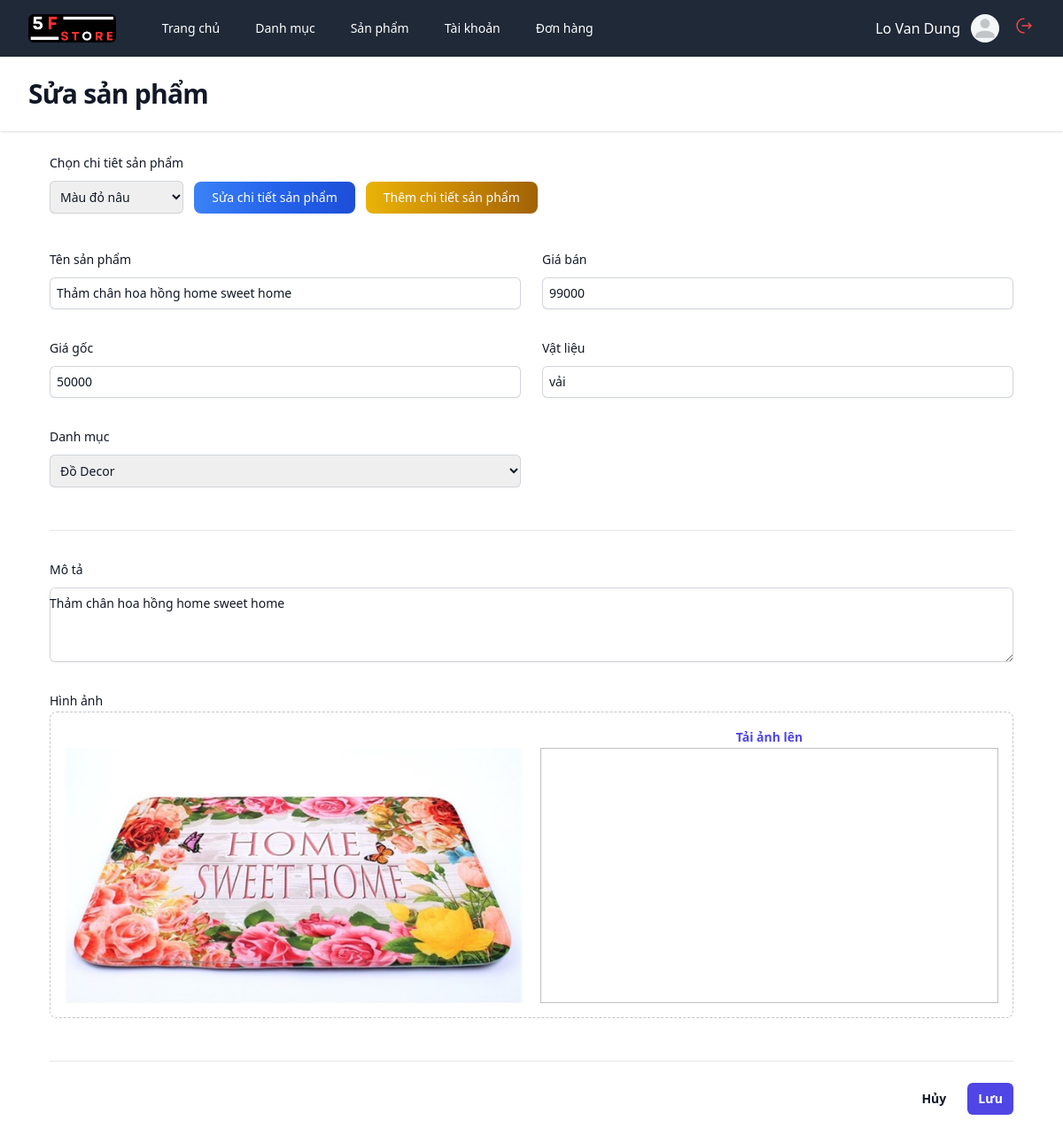
The app's page /admin?act=edit-product&id=25 (signed in) with its own data.
### tables this page shows
CREATE TABLE `products` (
  `id` int(10) NOT NULL,
  `name_product` varchar(200) NOT NULL,
  `description` text NOT NULL,
  `price` float NOT NULL,
  `origin_price` int(11) NOT NULL,
  `thumbnail` varchar(200) NOT NULL,
  `material` varchar(200) NOT NULL,
  `sold` int(11) NOT NULL DEFAULT 0,
  `created_at` varchar(200) NOT NULL,
  `id_category` int(10) NOT NULL,
  `is_deleted` tinyint(1) NOT NULL DEFAULT 0
);

CREATE TABLE `categories` (
  `id` int(10) NOT NULL,
  `name_category` varchar(200) NOT NULL,
  `image` varchar(200) NOT NULL,
  `is_deleted` tinyint(1) NOT NULL DEFAULT 0
);

### core.php (called while the page is built, shortened)
<?php
function viewAdmin($view, $values = [])
{
    return include("../views/admin/$view.php");
}
class Req
{
    public function __construct(
        Categories $categoriesService,
        Products $productsService,
        Users $usersService,
        Vouchers $vouchersService,
        CartsDetail $cartsService,
        Bills $billsService,
        ProductsBill $productsBillService,
        ProductDetail $productsDetailService,
        Images $imagesService,
        Reviews $reviewsService
    ) {
        $this->categoriesService = $categoriesService;
        $this->productsService = $productsService;
        $this->productsDetailService = $productsDetailService;
    }
}

### controllers/admin/ProductsController.php (called while the page is built, shortened)
<?php
function controller_edit_products(Req $req)
{
    $error = '';
    $id = $_GET['id'];
    $categories = $req->categoriesService->getAll();
    $product = $req->productsService->findOne($id);
    $productsDetail = $req->productsDetailService->getAllProduct($id);
    return viewAdmin("editProduct", [
        'product' => $product,
        'categories' => $categories,
        'productsDetail' => $productsDetail,
        'error' => $error
    ]);
}

### admin/index.php (called while the page is built, shortened)
<?php
function bootstrap()
{
    include("./routes.php");
    include("../database/service.php");
    include("../models/categories.php");
    include("../models/products.php");
    include("../models/users.php");
    include("../models/vouchers.php");
    include("../models/cartsDetail.php");
    include("../models/bills.php");
    include("../models/productsBill.php");
    include("../models/productsDetail.php");
    include("../models/images.php");
    include("../models/reviews.php");
    $role = $_SESSION["user"]["role"];
    $req = new Req(
        $categories,
        $products,
        $users,
        $vouchers,
        $cartsDetail,
        $bills,
        $productsBill,
        $productsDetail,
        $images,
        $reviews,
    );
    if (!isset($_GET['act'])) $act = check_path('');
    else $act = check_path($_GET['act']);
    foreach ($routes as $route) {
        if ($act == $route['path'] && $role >= 1 && $role <= 2) {
            return $route['view']($req);
        }
    }
}
bootstrap();

### database/service.php (called while the page is built, shortened)
<?php
include("database.php");
class ServicePdo
{
    protected $pdo;
    protected $dbName;
    public function __construct($nameDB)
    {
        $this->dbName = $nameDB;
        $this->pdo = connect();
    }
    public function findOne($id)
    {
        try {
            $dbName = $this->dbName;
            $sql = "SELECT * FROM $dbName WHERE ID = $id";
            return $this->pdo->query($sql)->fetch();
        } catch (\Throwable $th) {
            return $th;
        }
    }
}

### models/productsDetail.php (called while the page is built, shortened)
<?php
class ProductDetail extends ServicePdo
{
    public function getAllProduct($idProduct)
    {
        $dbName = $this->dbName;
        $sql = "SELECT * FROM $dbName WHERE ID_PRODUCT = $idProduct";
        return $this->pdo->query($sql)->fetchAll();
    }
}

### database/database.php (called while the page is built)
<?php
function connect()
{
    try {
        $connect =  new PDO("mysql:host=localhost; dbname=project", "root", "123456789");
        $connect->setAttribute(PDO::ATTR_ERRMODE, PDO::ERRMODE_EXCEPTION);
        return $connect;
    } catch (PDOException $e) {
        echo $e->getMessage();
        throw $e;
    }
}

### models/categories.php (called while the page is built, shortened)
<?php
class Categories extends ServicePdo
{
    public function getAll($is_deleted = false)
    {
        $dbName = $this->dbName;
        $sql = "SELECT * FROM $dbName WHERE IS_DELETED = '$is_deleted'";
        return $this->pdo->query($sql)->fetchAll();
    }
}

### views/admin/editProduct.php (the view, shortened to what this page needs)
<!DOCTYPE html>
<html lang="en">
<head>
    <script src="https://cdn.tailwindcss.com"></script>
    <link rel="stylesheet" href="/asset/css/style.css">
</head>
<body>
    <div class="min-h-full">
        <?php include('partials/header.php') ?>
        <header class="bg-white shadow">
            <div class="mx-auto max-w-7xl px-4 py-6 sm:px-6 lg:px-8">
                <h1 class="text-3xl font-bold tracking-tight text-gray-900">Sửa sản phẩm</h1>
            </div>
        </header>
        <main>
            <div class="mx-auto px-4 max-w-6xl py-6 sm:px-6 lg:px-8">
                <div class="flex items-end gap-3">
                    <div class="">
                        <label for="country" class="block text-sm font-medium leading-6 text-gray-900">Chọn chi tiêt sản
                            phẩm</label>
                        <div class="mt-2">
                            <select name="id-detail"
                                class="pl-2 block w-full rounded-md border-0 py-2 text-gray-900 shadow-sm ring-1 ring-inset ring-gray-300 focus:ring-2 focus:ring-inset focus:ring-indigo-600 sm:text-sm sm:leading-6">
                                <?php
                                foreach ($productsDetail as $productDetail) {
                                    extract($productDetail)
                                        ?>
                                    <option value="<?= $id ?>">
                                        <?= $color ?>
                                    </option>
                                    <?php
                                }
                                ?>
                            </select>
                        </div>
                    </div>
                    <a id="edit-detail"
                        href="?act=edit-detail-product&id=<?= $productsDetail[0]['id'] ?>&id-pro=<?= $product['id'] ?>"
                        class="text-white bg-gradient-to-r from-blue-500 via-blue-600 to-blue-700 hover:bg-gradient-to-br focus:ring-4 focus:outline-none focus:ring-blue-300 font-medium rounded-lg text-sm px-5 py-2 text-center">Sửa
                        chi tiết sản phẩm</a>
                    <a href="?act=add-detail-product&id=<?= $product['id'] ?>"
                        class="text-white bg-gradient-to-r from-yellow-500 via-yellow-600 to-yellow-700 hover:bg-gradient-to-br focus:ring-4 focus:outline-none focus:ring-yellow-300 font-medium rounded-lg text-sm px-5 py-2 text-center">Thêm
                        chi tiết sản phẩm</a>
                </div>
                <form action="" method="POST" enctype="multipart/form-data">
                    <div class="space-y-12">
                        <div class="border-b border-gray-900/10 pb-12">
                            <div class="mt-10 grid grid-cols-1 gap-x-6 gap-y-8 sm:grid-cols-6">
                                <div class="col-span-6 border-b border-gray-900/10 pb-12">
                                    <div class="grid grid-cols-1 gap-x-6 gap-y-8 sm:grid-cols-6">
                                        <div class="sm:col-span-3">
                                            <label class="block text-sm font-medium leading-6 text-gray-900">Tên sản
                                                phẩm</label>
                                            <div class="mt-2">
                                                <input value="<?= $product['name_product'] ?>" required type="text"
                                                    name="name-product"
                                                    class="block w-full rounded-md border-0 py-1.5 text-gray-900 shadow-sm ring-1 ring-inset ring-gray-300 placeholder:text-gray-400 focus:ring-2 focus:ring-inset focus:ring-indigo-600 sm:text-sm sm:leading-6 pl-2">
                                            </div>
                                        </div>
                                        <div class="sm:col-span-3">
                                            <label class="block text-sm font-medium leading-6 text-gray-900">Giá
                                                bán</label>
                                            <div class="mt-2">
                                                <input value="<?= $product['price'] ?>" required type="number"
                                                    name="price"
                                                    class="block w-full rounded-md border-0 py-1.5 text-gray-900 shadow-sm ring-1 ring-inset ring-gray-300 placeholder:text-gray-400 focus:ring-2 focus:ring-inset focus:ring-indigo-600 sm:text-sm sm:leading-6 pl-2">
                                            </div>
                                        </div>
                                        <div class="sm:col-span-3">
                                            <label class="block text-sm font-medium leading-6 text-gray-900">Giá
                                                gốc</label>
                                            <div class="mt-2">
                                                <input value="<?= $product['origin_price'] ?>" required type="number"
                                                    name="origin-price"
                                                    class="block w-full rounded-md border-0 py-1.5 text-gray-900 shadow-sm ring-1 ring-inset ring-gray-300 placeholder:text-gray-400 focus:ring-2 focus:ring-inset focus:ring-indigo-600 sm:text-sm sm:leading-6 pl-2">
                                            </div>
                                        </div>
                                        <div class="sm:col-span-3">
                                            <label class="block text-sm font-medium leading-6 text-gray-900">Vật
                                                liệu</label>
                                            <div class="mt-2">
                                                <input value="<?= $product['material'] ?>" required type="text"
                                                    name="material"
                                                    class="block w-full rounded-md border-0 py-1.5 text-gray-900 shadow-sm ring-1 ring-inset ring-gray-300 placeholder:text-gray-400 focus:ring-2 focus:ring-inset focus:ring-indigo-600 sm:text-sm sm:leading-6 pl-2">
                                            </div>
                                        </div>
                                        <div class="sm:col-span-3">
                                            <label for="country"
                                                class="block text-sm font-medium leading-6 text-gray-900">Danh
                                                mục</label>
                                            <div class="mt-2">
                                                <select required name="id-category"
                                                    class="pl-2 block w-full rounded-md border-0 py-2 text-gray-900 shadow-sm ring-1 ring-inset ring-gray-300 focus:ring-2 focus:ring-inset focus:ring-indigo-600 sm:text-sm sm:leading-6">
                                                    <?php
                                                    foreach ($categories as $category) {
                                                        extract($category)
                                                            ?>
                                                        <option <?= $product['id_category'] == $id ? 'selected' : '' ?>
                                                            value="<?= $id ?>">
                                                            <?= $name_category ?>
                                                        </option>
                                                        <?php
                                                    }
                                                    ?>
                                                </select>
                                            </div>
                                        </div>
                                    </div>
                                </div>
                                <div class="col-span-full">
                                    <label for="about" class="block text-sm font-medium leading-6 text-gray-900">Mô
                                        tả</label>
                                    <div class="mt-2">
                                        <textarea required id="about" name="description" rows="3"
                                            class="block w-full rounded-md border-0 py-1.5 text-gray-900 shadow-sm ring-1 ring-inset ring-gray-300 placeholder:text-gray-400 focus:ring-2 focus:ring-inset focus:ring-indigo-600 sm:text-sm sm:leading-6"><?= $product['description'] ?></textarea>
                                    </div>
                                </div>
                                <div class="col-span-full">
                                    <label for="cover-photo"
                                        class="block text-sm font-medium leading-6 text-gray-900">Hình ảnh</label>
                                    <div
                                        class="flex justify-between rounded-lg border border-dashed border-gray-900/25 py-4 px-4 gap-5">
                                        <img class="mt-6 w-1/2 h-72 object-cover"
                                            src="/asset/images/<?= $product['thumbnail'] ?>" alt="">
                                        <div class="w-1/2">
                                            <div
                                                class=" justify-center flex items-center text-sm leading-6 text-gray-600">
                                                <label for="file-upload"
                                                    class="relative cursor-pointer rounded-md bg-white font-semibold text-indigo-600 focus-within:outline-none focus-within:ring-2 focus-within:ring-indigo-600 focus-within:ring-offset-2 hover:text-indigo-500">
                                                    <span>Tải ảnh lên</span>
                                                </label>
                                            </div>
                                            <img class="w-full h-72 object-cover" id="image" alt="">
                                        </div>
                                    </div>
                                </div>
                            </div>
                        </div>
                    </div>
                    <div class="mt-6 flex items-center justify-end gap-x-6">
                        <a href="?act=products" class="text-sm font-semibold leading-6 text-gray-900">Hủy</a>
                        <button name="update-product" type="submit"
                            class="rounded-md bg-indigo-600 px-3 py-2 text-sm font-semibold text-white shadow-sm hover:bg-indigo-500 focus-visible:outline focus-visible:outline-2 focus-visible:outline-offset-2 focus-visible:outline-indigo-600">Lưu</button>
                    </div>
                </form>
            </div>
        </main>
    </div>
</body>
</html>

### records on screen
products: name-product "Thảm chân hoa hồng home sweet home", price "99000", origin-price "50000", material "vải", id-category "Đồ Decor", description "Thảm chân hoa hồng home sweet home", thumbnail (picture)

### other values on screen
$name "Trang chủ"
$name "Danh mục"
$name "Sản phẩm"
$name "Tài khoản"
$name "Đơn hàng"
$_SESSION['user']['full_name'] "Lo Van Dung"
form field id-detail "Màu đỏ nâu"
